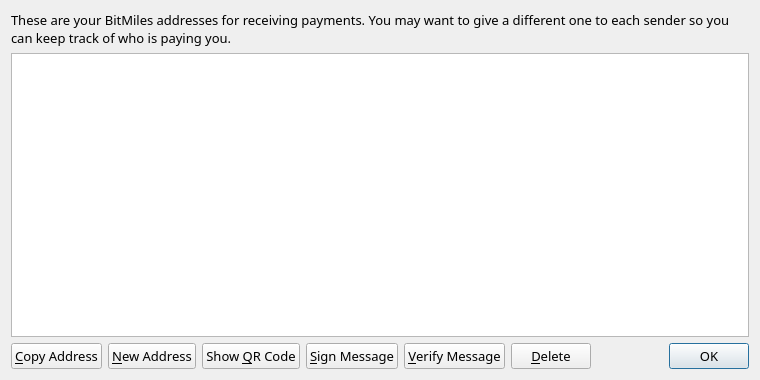
<?xml version="1.0" encoding="UTF-8"?>
<ui version="4.0">
 <class>AddressBookPage</class>
 <widget class="QWidget" name="AddressBookPage">
  <property name="geometry">
   <rect>
    <x>0</x>
    <y>0</y>
    <width>760</width>
    <height>380</height>
   </rect>
  </property>
  <property name="font">
   <font>
    <family>Ubuntu Condensed</family>
    <pointsize>10</pointsize>
   </font>
  </property>
  <property name="windowTitle">
   <string>Address Book</string>
  </property>
  <layout class="QVBoxLayout" name="verticalLayout">
   <item>
    <widget class="QLabel" name="labelExplanation">
     <property name="font">
      <font>
       <family>Ubuntu Condensed</family>
       <pointsize>10</pointsize>
      </font>
     </property>
     <property name="text">
      <string>These are your BitMiles addresses for receiving payments. You may want to give a different one to each sender so you can keep track of who is paying you.</string>
     </property>
     <property name="textFormat">
      <enum>Qt::PlainText</enum>
     </property>
     <property name="wordWrap">
      <bool>true</bool>
     </property>
    </widget>
   </item>
   <item>
    <widget class="QTableView" name="tableView">
     <property name="contextMenuPolicy">
      <enum>Qt::CustomContextMenu</enum>
     </property>
     <property name="toolTip">
      <string>Double-click to edit address or label</string>
     </property>
     <property name="tabKeyNavigation">
      <bool>false</bool>
     </property>
     <property name="alternatingRowColors">
      <bool>true</bool>
     </property>
     <property name="selectionMode">
      <enum>QAbstractItemView::SingleSelection</enum>
     </property>
     <property name="selectionBehavior">
      <enum>QAbstractItemView::SelectRows</enum>
     </property>
     <property name="sortingEnabled">
      <bool>true</bool>
     </property>
     <attribute name="verticalHeaderVisible">
      <bool>false</bool>
     </attribute>
    </widget>
   </item>
   <item>
    <layout class="QHBoxLayout" name="horizontalLayout">
     <item>
      <widget class="QPushButton" name="copyToClipboard">
       <property name="toolTip">
        <string>Copy the currently selected address to the system clipboard</string>
       </property>
       <property name="text">
        <string>&amp;Copy Address</string>
       </property>
       <property name="icon">
        <iconset resource="../bitcoin.qrc">
         <normaloff>:/icons/editcopy</normaloff>:/icons/editcopy</iconset>
       </property>
      </widget>
     </item>
     <item>
      <widget class="QPushButton" name="newAddressButton">
       <property name="font">
        <font>
         <family>Ubuntu Condensed</family>
         <pointsize>10</pointsize>
        </font>
       </property>
       <property name="toolTip">
        <string>Create a new address</string>
       </property>
       <property name="text">
        <string>&amp;New Address</string>
       </property>
       <property name="icon">
        <iconset resource="../bitcoin.qrc">
         <normaloff>:/icons/add</normaloff>:/icons/add</iconset>
       </property>
      </widget>
     </item>
     <item>
      <widget class="QPushButton" name="showQRCode">
       <property name="text">
        <string>Show &amp;QR Code</string>
       </property>
       <property name="icon">
        <iconset resource="../bitcoin.qrc">
         <normaloff>:/icons/qrcode</normaloff>:/icons/qrcode</iconset>
       </property>
      </widget>
     </item>
     <item>
      <widget class="QPushButton" name="signMessage">
       <property name="toolTip">
        <string>Sign a message to prove you own a Bitcoin address</string>
       </property>
       <property name="text">
        <string>&amp;Sign Message</string>
       </property>
       <property name="icon">
        <iconset resource="../bitcoin.qrc">
         <normaloff>:/icons/edit</normaloff>:/icons/edit</iconset>
       </property>
      </widget>
     </item>
     <item>
      <widget class="QPushButton" name="verifyMessage">
       <property name="toolTip">
        <string>Verify a message to ensure it was signed with a specified Bitcoin address</string>
       </property>
       <property name="text">
        <string>&amp;Verify Message</string>
       </property>
       <property name="icon">
        <iconset resource="../bitcoin.qrc">
         <normaloff>:/icons/transaction_0</normaloff>:/icons/transaction_0</iconset>
       </property>
      </widget>
     </item>
     <item>
      <widget class="QPushButton" name="deleteButton">
       <property name="toolTip">
        <string>Delete the currently selected address from the list. Only sending addresses can be deleted.</string>
       </property>
       <property name="text">
        <string>&amp;Delete</string>
       </property>
       <property name="icon">
        <iconset resource="../bitcoin.qrc">
         <normaloff>:/icons/remove</normaloff>:/icons/remove</iconset>
       </property>
      </widget>
     </item>
     <item>
      <spacer name="horizontalSpacer">
       <property name="orientation">
        <enum>Qt::Horizontal</enum>
       </property>
       <property name="sizeHint" stdset="0">
        <size>
         <width>40</width>
         <height>20</height>
        </size>
       </property>
      </spacer>
     </item>
     <item>
      <widget class="QDialogButtonBox" name="buttonBox">
       <property name="sizePolicy">
        <sizepolicy hsizetype="Maximum" vsizetype="Fixed">
         <horstretch>0</horstretch>
         <verstretch>0</verstretch>
        </sizepolicy>
       </property>
       <property name="standardButtons">
        <set>QDialogButtonBox::Ok</set>
       </property>
      </widget>
     </item>
    </layout>
   </item>
  </layout>
 </widget>
 <resources>
  <include location="../bitcoin.qrc"/>
 </resources>
 <connections/>
</ui>
